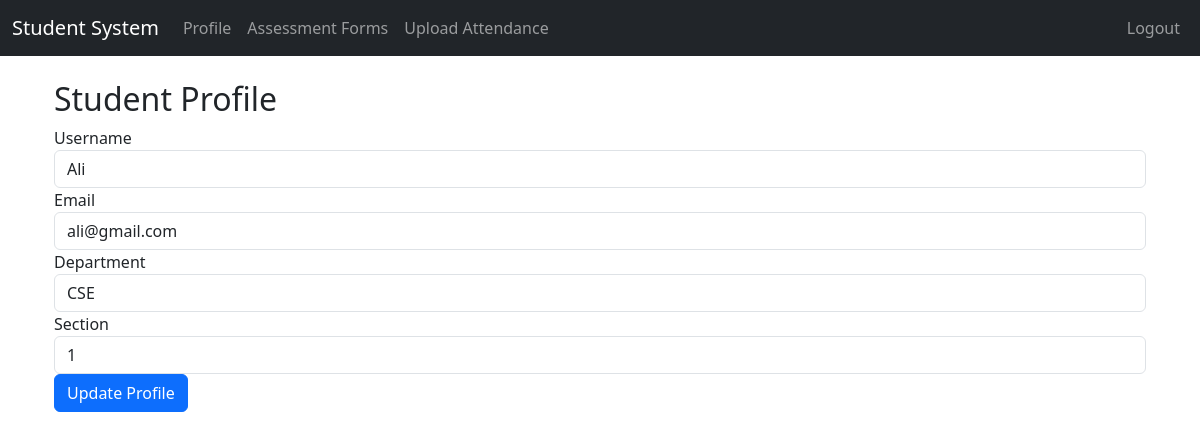
/profile (signed in), run on the app's committed database.
### app.py (models this page shows)
class User(db.Model):
    __tablename__ = 'users'
    id = db.Column(db.Integer, primary_key=True)
    username = db.Column(db.String(80), unique=True, nullable=False)
    email         = db.Column(db.String(120),unique=True, nullable=False)
    password_hash = db.Column(db.String(128),nullable=False)
    role          = db.Column(db.String(20), nullable=False)
    is_active     = db.Column(db.Boolean,    default=False)
    department    = db.Column(db.String(100), nullable=True)
    section       = db.Column(db.String(50),  nullable=True)

### app.py (the view)
@app.route('/profile')
@login_required # any logged-in user
def profile():
    user = User.query.get(session['user_id'])
    return render_template('profile.html', user=user)

### app.py (called while the page is built)
def login_required(f):
    @wraps(f)
    def decorated_function(*args, **kwargs):
        if 'user_id' not in session:
            flash('Please login to access this page.', 'danger')
            return redirect(url_for('login'))
        return f(*args, **kwargs)
    return decorated_function

@app.context_processor
def inject_debug():
    return {'debug': app.debug}

### templates/profile.html (shortened to what this page needs)
{% extends "base.html" %}
{% block content %}
<div class="container mt-4">
    <h2>Student Profile</h2>
    <form method="POST">
        <div class="form-group">
            <label>Username</label>
            <input type="text" class="form-control" value="{{ user.username }}" readonly>
        </div>
        <div class="form-group">
            <label>Email</label>
            <input type="email" name="email" class="form-control" value="{{ user.email }}" required>
        </div>
        <div class="form-group">
            <label>Department</label>
            <input type="text" class="form-control" value="{{ user.department }}" readonly>
        </div>
        <div class="form-group">
            <label>Section</label>
            <input type="text" class="form-control" value="{{ user.section }}" readonly>
        </div>
        <button type="submit" class="btn btn-primary">Update Profile</button>
    </form>
</div>
{% endblock %}

### data on the page
User: username "Ali", email "ali@gmail.com", department "CSE", section "1"
